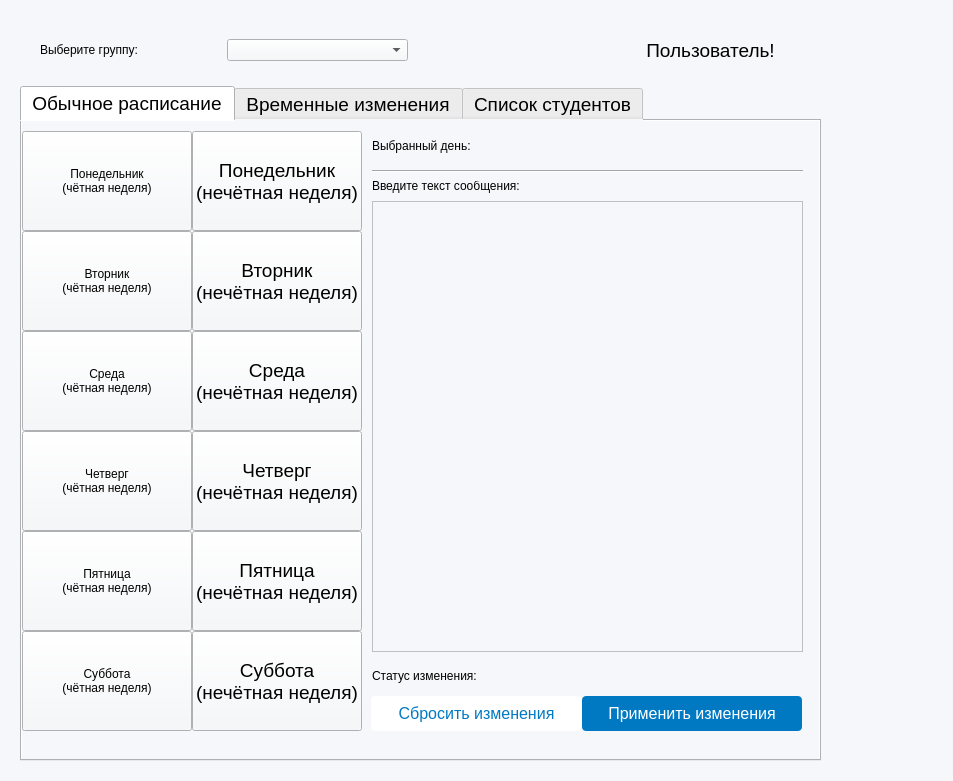
<?xml version="1.0" encoding="UTF-8"?>
<ui version="4.0">
 <class>MainWindow2</class>
 <widget class="QMainWindow" name="MainWindow2">
  <property name="geometry">
   <rect>
    <x>0</x>
    <y>0</y>
    <width>953</width>
    <height>781</height>
   </rect>
  </property>
  <property name="windowTitle">
   <string>Управление ботом РУДН</string>
  </property>
  <property name="styleSheet">
   <string notr="true">background: #FFFFFF;
opacity: 1;</string>
  </property>
  <widget class="QWidget" name="centralwidget">
   <property name="styleSheet">
    <string notr="true">background: #F5F7FA;
opacity: 1;</string>
   </property>
   <widget class="QWidget" name="verticalLayoutWidget">
    <property name="geometry">
     <rect>
      <x>20</x>
      <y>20</y>
      <width>801</width>
      <height>741</height>
     </rect>
    </property>
    <layout class="QVBoxLayout" name="verticalLayout">
     <item>
      <layout class="QGridLayout" name="gridLayout">
       <property name="leftMargin">
        <number>20</number>
       </property>
       <property name="topMargin">
        <number>10</number>
       </property>
       <property name="rightMargin">
        <number>20</number>
       </property>
       <property name="bottomMargin">
        <number>10</number>
       </property>
       <property name="verticalSpacing">
        <number>6</number>
       </property>
       <item row="1" column="0">
        <widget class="QLabel" name="label_2">
         <property name="text">
          <string>Выберите группу:</string>
         </property>
        </widget>
       </item>
       <item row="1" column="2">
        <spacer name="verticalSpacer">
         <property name="orientation">
          <enum>Qt::Vertical</enum>
         </property>
         <property name="sizeType">
          <enum>QSizePolicy::Fixed</enum>
         </property>
         <property name="sizeHint" stdset="0">
          <size>
           <width>20</width>
           <height>40</height>
          </size>
         </property>
        </spacer>
       </item>
       <item row="1" column="1">
        <widget class="QComboBox" name="comboBox">
         <property name="currentText">
          <string/>
         </property>
        </widget>
       </item>
       <item row="1" column="4">
        <widget class="QLabel" name="l_name">
         <property name="sizePolicy">
          <sizepolicy hsizetype="Preferred" vsizetype="Preferred">
           <horstretch>0</horstretch>
           <verstretch>0</verstretch>
          </sizepolicy>
         </property>
         <property name="font">
          <font>
           <family>MS Shell Dlg 2</family>
           <pointsize>14</pointsize>
           <weight>9</weight>
           <italic>false</italic>
           <bold>false</bold>
          </font>
         </property>
         <property name="layoutDirection">
          <enum>Qt::LeftToRight</enum>
         </property>
         <property name="autoFillBackground">
          <bool>false</bool>
         </property>
         <property name="styleSheet">
          <string notr="true">font: 75 14pt &quot;MS Shell Dlg 2&quot;;</string>
         </property>
         <property name="text">
          <string>Пользователь!</string>
         </property>
         <property name="textFormat">
          <enum>Qt::AutoText</enum>
         </property>
         <property name="alignment">
          <set>Qt::AlignCenter</set>
         </property>
         <property name="wordWrap">
          <bool>false</bool>
         </property>
        </widget>
       </item>
       <item row="1" column="3">
        <widget class="QLabel" name="label_9">
         <property name="layoutDirection">
          <enum>Qt::LeftToRight</enum>
         </property>
         <property name="text">
          <string>&lt;img src='account.svg' /&gt;</string>
         </property>
        </widget>
       </item>
      </layout>
     </item>
     <item>
      <widget class="QTabWidget" name="tabWidget">
       <property name="font">
        <font>
         <pointsize>14</pointsize>
        </font>
       </property>
       <property name="currentIndex">
        <number>0</number>
       </property>
       <widget class="QWidget" name="tab_1">
        <attribute name="title">
         <string>Обычное расписание</string>
        </attribute>
        <widget class="QPushButton" name="b_thu_1">
         <property name="geometry">
          <rect>
           <x>170</x>
           <y>310</y>
           <width>170</width>
           <height>100</height>
          </rect>
         </property>
         <property name="font">
          <font>
           <pointsize>14</pointsize>
          </font>
         </property>
         <property name="text">
          <string>Четверг
(нечётная неделя)</string>
         </property>
        </widget>
        <widget class="QPushButton" name="b_tue_0">
         <property name="geometry">
          <rect>
           <x>0</x>
           <y>110</y>
           <width>170</width>
           <height>100</height>
          </rect>
         </property>
         <property name="styleSheet">
          <string notr="true">font: 14pt &quot;MS Shell Dlg 2&quot;;</string>
         </property>
         <property name="text">
          <string>Вторник
(чётная неделя)</string>
         </property>
        </widget>
        <widget class="QPushButton" name="b_fri_1">
         <property name="geometry">
          <rect>
           <x>170</x>
           <y>410</y>
           <width>170</width>
           <height>100</height>
          </rect>
         </property>
         <property name="font">
          <font>
           <pointsize>14</pointsize>
          </font>
         </property>
         <property name="text">
          <string>Пятница
(нечётная неделя)</string>
         </property>
        </widget>
        <widget class="QPushButton" name="b_fri_0">
         <property name="geometry">
          <rect>
           <x>0</x>
           <y>410</y>
           <width>170</width>
           <height>100</height>
          </rect>
         </property>
         <property name="styleSheet">
          <string notr="true">font: 75 14pt &quot;MS Shell Dlg 2&quot;;</string>
         </property>
         <property name="text">
          <string>Пятница
(чётная неделя)</string>
         </property>
        </widget>
        <widget class="QPushButton" name="b_sat_1">
         <property name="geometry">
          <rect>
           <x>170</x>
           <y>510</y>
           <width>170</width>
           <height>100</height>
          </rect>
         </property>
         <property name="font">
          <font>
           <pointsize>14</pointsize>
          </font>
         </property>
         <property name="text">
          <string>Суббота
(нечётная неделя)</string>
         </property>
        </widget>
        <widget class="QPushButton" name="b_tue_1">
         <property name="geometry">
          <rect>
           <x>170</x>
           <y>110</y>
           <width>170</width>
           <height>100</height>
          </rect>
         </property>
         <property name="font">
          <font>
           <pointsize>14</pointsize>
          </font>
         </property>
         <property name="text">
          <string>Вторник
(нечётная неделя)</string>
         </property>
        </widget>
        <widget class="QPushButton" name="b_wed_0">
         <property name="geometry">
          <rect>
           <x>0</x>
           <y>210</y>
           <width>170</width>
           <height>100</height>
          </rect>
         </property>
         <property name="styleSheet">
          <string notr="true">font: 14pt &quot;MS Shell Dlg 2&quot;;</string>
         </property>
         <property name="text">
          <string>Среда
(чётная неделя)</string>
         </property>
        </widget>
        <widget class="QPushButton" name="b_mon_0">
         <property name="geometry">
          <rect>
           <x>0</x>
           <y>10</y>
           <width>170</width>
           <height>100</height>
          </rect>
         </property>
         <property name="styleSheet">
          <string notr="true">font: 14pt &quot;MS Shell Dlg 2&quot;;</string>
         </property>
         <property name="text">
          <string>Понедельник
(чётная неделя)</string>
         </property>
        </widget>
        <widget class="QPushButton" name="b_wed_1">
         <property name="geometry">
          <rect>
           <x>170</x>
           <y>210</y>
           <width>170</width>
           <height>100</height>
          </rect>
         </property>
         <property name="font">
          <font>
           <pointsize>14</pointsize>
          </font>
         </property>
         <property name="text">
          <string>Среда
(нечётная неделя)</string>
         </property>
        </widget>
        <widget class="QPushButton" name="b_mon_1">
         <property name="geometry">
          <rect>
           <x>170</x>
           <y>10</y>
           <width>170</width>
           <height>100</height>
          </rect>
         </property>
         <property name="font">
          <font>
           <pointsize>14</pointsize>
          </font>
         </property>
         <property name="text">
          <string>Понедельник
(нечётная неделя)</string>
         </property>
        </widget>
        <widget class="QPushButton" name="b_sat_0">
         <property name="geometry">
          <rect>
           <x>0</x>
           <y>510</y>
           <width>170</width>
           <height>100</height>
          </rect>
         </property>
         <property name="styleSheet">
          <string notr="true">font: 75 14pt &quot;MS Shell Dlg 2&quot;;</string>
         </property>
         <property name="text">
          <string>Суббота
(чётная неделя)</string>
         </property>
        </widget>
        <widget class="QPushButton" name="b_thu_0">
         <property name="geometry">
          <rect>
           <x>0</x>
           <y>310</y>
           <width>170</width>
           <height>100</height>
          </rect>
         </property>
         <property name="styleSheet">
          <string notr="true">font: 75 14pt &quot;MS Shell Dlg 2&quot;;</string>
         </property>
         <property name="text">
          <string>Четверг
(чётная неделя)</string>
         </property>
        </widget>
        <widget class="QPlainTextEdit" name="plainTextEdit">
         <property name="geometry">
          <rect>
           <x>350</x>
           <y>80</y>
           <width>431</width>
           <height>451</height>
          </rect>
         </property>
        </widget>
        <widget class="QPushButton" name="clear_PTE">
         <property name="geometry">
          <rect>
           <x>349</x>
           <y>575</y>
           <width>211</width>
           <height>35</height>
          </rect>
         </property>
         <property name="styleSheet">
          <string notr="true">background: #FFFFFF ;
box-shadow: 0px 2px 16px #00000014;
border-radius: 4px;
opacity: 1;
text-align: center;
font: normal normal medium 12px/14px Roboto;
letter-spacing: 0px;
color: #0079C2;
text-transform: uppercase;
font-size: 16px;
font-weight: medium; </string>
         </property>
         <property name="text">
          <string>Сбросить изменения</string>
         </property>
        </widget>
        <widget class="QPushButton" name="send_changes">
         <property name="geometry">
          <rect>
           <x>560</x>
           <y>575</y>
           <width>220</width>
           <height>35</height>
          </rect>
         </property>
         <property name="styleSheet">
          <string notr="true">background: #0079C2 ;
box-shadow: 0px 2px 16px #00000014;
border-radius: 4px;
opacity: 1;
text-align: center;
letter-spacing: 0px;
color: #FFFFFF;
text-transform: uppercase;
font-size: 16px;
font-weight: medium; </string>
         </property>
         <property name="text">
          <string>Применить изменения</string>
         </property>
        </widget>
        <widget class="QLabel" name="label_5">
         <property name="geometry">
          <rect>
           <x>350</x>
           <y>10</y>
           <width>160</width>
           <height>30</height>
          </rect>
         </property>
         <property name="text">
          <string>Выбранный день:</string>
         </property>
        </widget>
        <widget class="QLabel" name="l_day">
         <property name="geometry">
          <rect>
           <x>510</x>
           <y>10</y>
           <width>271</width>
           <height>30</height>
          </rect>
         </property>
         <property name="font">
          <font>
           <pointsize>13</pointsize>
          </font>
         </property>
         <property name="text">
          <string/>
         </property>
        </widget>
        <widget class="QLabel" name="label_6">
         <property name="geometry">
          <rect>
           <x>350</x>
           <y>540</y>
           <width>170</width>
           <height>30</height>
          </rect>
         </property>
         <property name="text">
          <string>Статус изменения:</string>
         </property>
        </widget>
        <widget class="QLabel" name="l_status">
         <property name="geometry">
          <rect>
           <x>520</x>
           <y>540</y>
           <width>250</width>
           <height>30</height>
          </rect>
         </property>
         <property name="font">
          <font>
           <pointsize>13</pointsize>
          </font>
         </property>
         <property name="text">
          <string/>
         </property>
        </widget>
        <widget class="QLabel" name="label_7">
         <property name="geometry">
          <rect>
           <x>350</x>
           <y>50</y>
           <width>241</width>
           <height>30</height>
          </rect>
         </property>
         <property name="text">
          <string>Введите текст сообщения:</string>
         </property>
        </widget>
        <widget class="Line" name="line">
         <property name="geometry">
          <rect>
           <x>350</x>
           <y>40</y>
           <width>431</width>
           <height>20</height>
          </rect>
         </property>
         <property name="orientation">
          <enum>Qt::Horizontal</enum>
         </property>
        </widget>
       </widget>
       <widget class="QWidget" name="tab_2">
        <attribute name="title">
         <string>Временные изменения</string>
        </attribute>
        <widget class="QPlainTextEdit" name="PTE_temp">
         <property name="geometry">
          <rect>
           <x>10</x>
           <y>310</y>
           <width>650</width>
           <height>171</height>
          </rect>
         </property>
        </widget>
        <widget class="QDateEdit" name="DE_temp">
         <property name="geometry">
          <rect>
           <x>10</x>
           <y>530</y>
           <width>771</width>
           <height>51</height>
          </rect>
         </property>
         <property name="styleSheet">
          <string notr="true">letter-spacing: 0px;
text-transform: uppercase;
font-size: 16px;
font-weight: medium; </string>
         </property>
        </widget>
        <widget class="QPushButton" name="clear_PTE_temp">
         <property name="geometry">
          <rect>
           <x>670</x>
           <y>400</y>
           <width>120</width>
           <height>80</height>
          </rect>
         </property>
         <property name="styleSheet">
          <string notr="true">background: #FFFFFF ;
box-shadow: 0px 2px 16px #00000014;
border-radius: 4px;
opacity: 1;
text-align: center;
font: normal normal medium 12px/14px Roboto;
letter-spacing: 0px;
color: #0079C2;
text-transform: uppercase;
font-size: 16px;
font-weight: medium; </string>
         </property>
         <property name="text">
          <string>Сбросить
текст
сообщения</string>
         </property>
        </widget>
        <widget class="QPushButton" name="send_chages_temp">
         <property name="geometry">
          <rect>
           <x>670</x>
           <y>310</y>
           <width>120</width>
           <height>80</height>
          </rect>
         </property>
         <property name="styleSheet">
          <string notr="true">background: #0079C2 ;
box-shadow: 0px 2px 16px #00000014;
border-radius: 4px;
opacity: 1;
text-align: center;
letter-spacing: 0px;
color: #FFFFFF;
text-transform: uppercase;
font-size: 16px;
font-weight: medium; </string>
         </property>
         <property name="text">
          <string>Отправить
текст
сообщения</string>
         </property>
        </widget>
        <widget class="QLabel" name="label">
         <property name="geometry">
          <rect>
           <x>10</x>
           <y>590</y>
           <width>171</width>
           <height>20</height>
          </rect>
         </property>
         <property name="styleSheet">
          <string notr="true">letter-spacing: 0px;
text-transform: uppercase;
font-size: 16px;
font-weight: medium; </string>
         </property>
         <property name="text">
          <string>Статус изменения:</string>
         </property>
        </widget>
        <widget class="QLabel" name="l_status_2">
         <property name="geometry">
          <rect>
           <x>180</x>
           <y>590</y>
           <width>250</width>
           <height>31</height>
          </rect>
         </property>
         <property name="styleSheet">
          <string notr="true">letter-spacing: 0px;
text-transform: uppercase;
font-size: 16px;
font-weight: medium; </string>
         </property>
         <property name="text">
          <string/>
         </property>
        </widget>
        <widget class="QLabel" name="label_3">
         <property name="geometry">
          <rect>
           <x>10</x>
           <y>280</y>
           <width>250</width>
           <height>30</height>
          </rect>
         </property>
         <property name="styleSheet">
          <string notr="true">letter-spacing: 0px;
text-transform: uppercase;
font-size: 16px;
font-weight: medium; </string>
         </property>
         <property name="text">
          <string>Введите текст сообщения:</string>
         </property>
        </widget>
        <widget class="QLabel" name="label_4">
         <property name="geometry">
          <rect>
           <x>10</x>
           <y>5</y>
           <width>250</width>
           <height>20</height>
          </rect>
         </property>
         <property name="styleSheet">
          <string notr="true">letter-spacing: 0px;
text-transform: uppercase;
font-size: 16px;
font-weight: medium; </string>
         </property>
         <property name="text">
          <string>Запланированные события:</string>
         </property>
        </widget>
        <widget class="QPushButton" name="delete_temp_note">
         <property name="geometry">
          <rect>
           <x>670</x>
           <y>30</y>
           <width>120</width>
           <height>80</height>
          </rect>
         </property>
         <property name="styleSheet">
          <string notr="true">background: #0079C2 ;
box-shadow: 0px 2px 16px #00000014;
border-radius: 4px;
opacity: 1;
text-align: center;
letter-spacing: 0px;
color: #FFFFFF;
text-transform: uppercase;
font-size: 16px;
font-weight: medium; </string>
         </property>
         <property name="text">
          <string>Удалить
запись</string>
         </property>
        </widget>
        <widget class="QLabel" name="label_8">
         <property name="geometry">
          <rect>
           <x>10</x>
           <y>490</y>
           <width>251</width>
           <height>31</height>
          </rect>
         </property>
         <property name="styleSheet">
          <string notr="true">letter-spacing: 0px;
text-transform: uppercase;
font-size: 16px;
font-weight: medium; </string>
         </property>
         <property name="text">
          <string>Выберите дату сообщения:</string>
         </property>
        </widget>
        <widget class="QTreeWidget" name="TW_temp">
         <property name="geometry">
          <rect>
           <x>10</x>
           <y>30</y>
           <width>651</width>
           <height>241</height>
          </rect>
         </property>
         <attribute name="headerShowSortIndicator" stdset="0">
          <bool>true</bool>
         </attribute>
         <column>
          <property name="text">
           <string>Дата события</string>
          </property>
         </column>
         <column>
          <property name="text">
           <string>Текст события</string>
          </property>
         </column>
        </widget>
        <widget class="QPushButton" name="refresh_btn_tab2">
         <property name="geometry">
          <rect>
           <x>670</x>
           <y>120</y>
           <width>120</width>
           <height>80</height>
          </rect>
         </property>
         <property name="styleSheet">
          <string notr="true">background: #FFFFFF ;
box-shadow: 0px 2px 16px #00000014;
border-radius: 4px;
opacity: 1;
text-align: center;
font: normal normal medium 12px/14px Roboto;
letter-spacing: 0px;
color: #0079C2;
text-transform: uppercase;
font-size: 16px;
font-weight: medium; </string>
         </property>
         <property name="text">
          <string>Обновить</string>
         </property>
        </widget>
       </widget>
       <widget class="QWidget" name="tab">
        <attribute name="title">
         <string>Список студентов</string>
        </attribute>
        <widget class="QTreeWidget" name="stud_tab">
         <property name="geometry">
          <rect>
           <x>0</x>
           <y>0</y>
           <width>641</width>
           <height>631</height>
          </rect>
         </property>
         <property name="horizontalScrollBarPolicy">
          <enum>Qt::ScrollBarAlwaysOff</enum>
         </property>
         <property name="sortingEnabled">
          <bool>false</bool>
         </property>
         <property name="columnCount">
          <number>5</number>
         </property>
         <attribute name="headerCascadingSectionResizes">
          <bool>false</bool>
         </attribute>
         <attribute name="headerHighlightSections">
          <bool>false</bool>
         </attribute>
         <attribute name="headerShowSortIndicator" stdset="0">
          <bool>false</bool>
         </attribute>
         <attribute name="headerStretchLastSection">
          <bool>true</bool>
         </attribute>
         <column>
          <property name="text">
           <string>№</string>
          </property>
         </column>
         <column>
          <property name="text">
           <string>Фамилия</string>
          </property>
         </column>
         <column>
          <property name="text">
           <string>Имя</string>
          </property>
         </column>
         <column>
          <property name="text">
           <string>Отчество</string>
          </property>
         </column>
         <column>
          <property name="text">
           <string>Номер студенческого</string>
          </property>
         </column>
        </widget>
        <widget class="QPushButton" name="add_stud_btn">
         <property name="geometry">
          <rect>
           <x>649</x>
           <y>20</y>
           <width>141</width>
           <height>80</height>
          </rect>
         </property>
         <property name="styleSheet">
          <string notr="true">background: var(--primary);
background: #0079C2 ;
box-shadow: 0px 2px 16px #00000014;
border-radius: 4px;
opacity: 1;
font: var(--unnamed-font-style-normal) normal medium 12px/14px var(--unnamed-font-family-roboto);
letter-spacing: var(--unnamed-character-spacing-0);
text-align: center;
font: normal normal medium 12px/14px Roboto;
letter-spacing: 0px;
color: #FFFFFF;
text-transform: uppercase;
opacity: 1;
font-size: 16px;
font-weight: medium; </string>
         </property>
         <property name="text">
          <string>Добавить
студента</string>
         </property>
        </widget>
        <widget class="QPushButton" name="delete_stud_btn">
         <property name="geometry">
          <rect>
           <x>649</x>
           <y>110</y>
           <width>141</width>
           <height>80</height>
          </rect>
         </property>
         <property name="styleSheet">
          <string notr="true">background: var(--primary);
background: #0079C2 ;
box-shadow: 0px 2px 16px #00000014;
border-radius: 4px;
opacity: 1;
font: var(--unnamed-font-style-normal) normal medium 12px/14px var(--unnamed-font-family-roboto);
letter-spacing: var(--unnamed-character-spacing-0);
text-align: center;
font: normal normal medium 12px/14px Roboto;
letter-spacing: 0px;
color: #FFFFFF;
text-transform: uppercase;
opacity: 1;
font-size: 16px;
font-weight: medium; </string>
         </property>
         <property name="text">
          <string>Удалить
студента</string>
         </property>
        </widget>
        <widget class="QPushButton" name="refresh_btn_tab3">
         <property name="geometry">
          <rect>
           <x>649</x>
           <y>200</y>
           <width>141</width>
           <height>80</height>
          </rect>
         </property>
         <property name="styleSheet">
          <string notr="true">background: var(--primary);
background: #0079C2 ;
box-shadow: 0px 2px 16px #00000014;
border-radius: 4px;
opacity: 1;
font: var(--unnamed-font-style-normal) normal medium 12px/14px var(--unnamed-font-family-roboto);
letter-spacing: var(--unnamed-character-spacing-0);
text-align: center;
font: normal normal medium 12px/14px Roboto;
letter-spacing: 0px;
color: #FFFFFF;
text-transform: uppercase;
opacity: 1;
font-size: 16px;
font-weight: medium; </string>
         </property>
         <property name="text">
          <string>Обновить</string>
         </property>
        </widget>
        <widget class="QPushButton" name="pushButton">
         <property name="geometry">
          <rect>
           <x>649</x>
           <y>290</y>
           <width>141</width>
           <height>80</height>
          </rect>
         </property>
         <property name="styleSheet">
          <string notr="true">background: var(--primary);
background: #0079C2 ;
box-shadow: 0px 2px 16px #00000014;
border-radius: 4px;
opacity: 1;
font: var(--unnamed-font-style-normal) normal medium 12px/14px var(--unnamed-font-family-roboto);
letter-spacing: var(--unnamed-character-spacing-0);
text-align: center;
font: normal normal medium 12px/14px Roboto;
letter-spacing: 0px;
color: #FFFFFF;
text-transform: uppercase;
opacity: 1;
font-size: 16px;
font-weight: medium; </string>
         </property>
         <property name="text">
          <string>Изменение
данных</string>
         </property>
        </widget>
        <widget class="QPushButton" name="pushButton_2">
         <property name="geometry">
          <rect>
           <x>649</x>
           <y>380</y>
           <width>141</width>
           <height>80</height>
          </rect>
         </property>
         <property name="styleSheet">
          <string notr="true">background: var(--primary);
background: #0079C2 ;
box-shadow: 0px 2px 16px #00000014;
border-radius: 4px;
opacity: 1;
font: var(--unnamed-font-style-normal) normal medium 12px/14px var(--unnamed-font-family-roboto);
letter-spacing: var(--unnamed-character-spacing-0);
text-align: center;
font: normal normal medium 12px/14px Roboto;
letter-spacing: 0px;
color: #FFFFFF;
text-transform: uppercase;
opacity: 1;
font-size: 16px;
font-weight: medium; </string>
         </property>
         <property name="text">
          <string>Обзор
успеваемости</string>
         </property>
        </widget>
       </widget>
      </widget>
     </item>
    </layout>
   </widget>
  </widget>
 </widget>
 <resources/>
 <connections/>
</ui>
